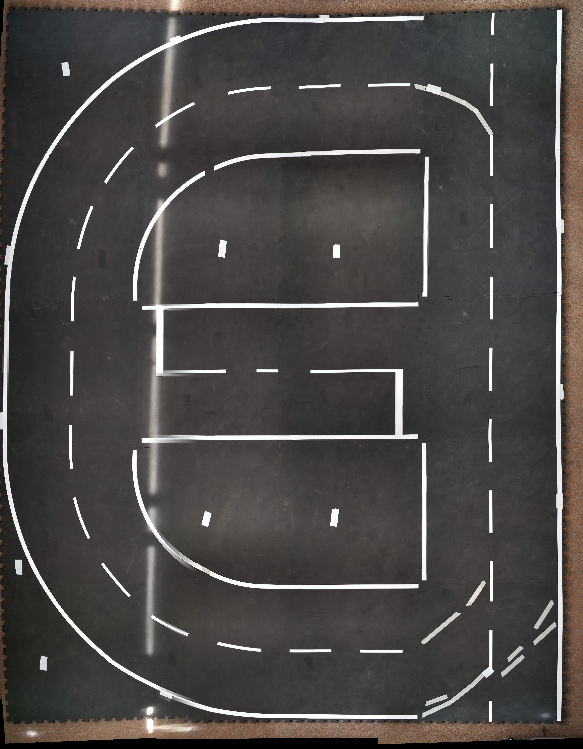
#> input picture data/scaledMap.png, 583 x 749 px
$ jupyter execute affine_transformation.ipynb
#> lines starting #> are read from the running program, lines starting #| are printed output that depends on the picture; after the words box and inside, x2 and y2 are one past the last pixel; in counts of white or black regions, pixels touching at a corner belong together
[cell 1]
import cv2
import numpy as np

img = cv2.imread("../../data/scaledMap.png")
#> img is the input picture: shape (749, 583, 3); mean B, G, R 70.1, 72.2, 75.1
rows, cols, ch = img.shape
#> rows = 749; cols = 583; ch = 3

# show track corners on image
cv2.circle(img, (13, 9), 5, (0, 0, 255), -1)
#> img: shape (749, 583, 3); 0.02% of pixels changed, all inside (x1, y1, x2, y2) = (8, 4, 19, 15)
cv2.circle(img, (562, 9), 5, (0, 0, 255), -1)
#> img: shape (749, 583, 3); mean B, G, R 70, 72.1, 75.1
cv2.circle(img, (10, 723), 5, (0, 0, 255), -1)
#> img: shape (749, 583, 3); mean B, G, R 70, 72.1, 75.2
cv2.circle(img, (562, 721), 5, (0, 0, 255), -1)
#> img: shape (749, 583, 3); mean B, G, R 70, 72.1, 75.2

# pixels to cm, affine transformation only needs three points to calculate
pts1 = np.float32([[13, 9], [562, 9], [10, 723]])
pts2 = np.float32([[0, 0], [400, 0], [0, 500]])

matrix = cv2.getAffineTransform(pts1, pts2)
result = cv2.warpAffine(img, matrix, (cols, rows))
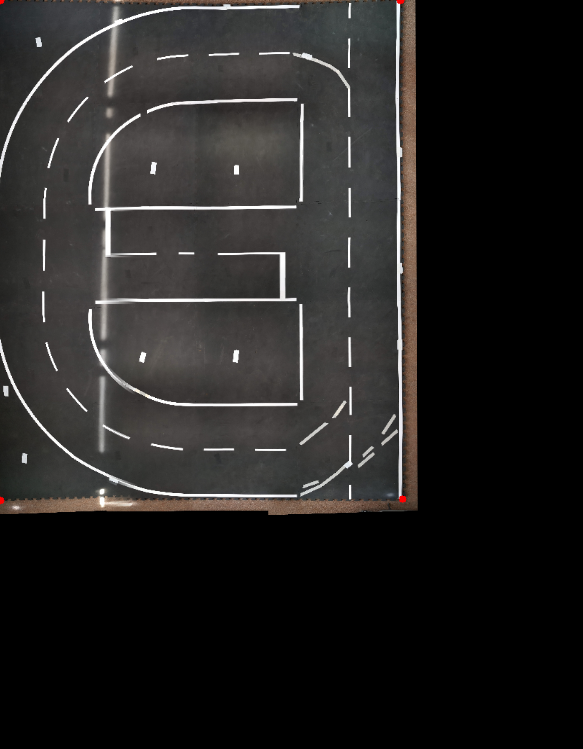
#> result: shape (749, 583, 3); mean B, G, R 34.6, 35.5, 36.9

transformed = np.dot(matrix, [165, 338,1])
inverse = cv2.invert(np.vstack((matrix, [0,0,1])))
original = np.dot(inverse[1], [111.75399121, 230.39215686, 1])

cv2.imshow("Image", img)
cv2.imshow("Affine transformation", result)
cv2.waitKey(0)
cv2.destroyAllWindows()
